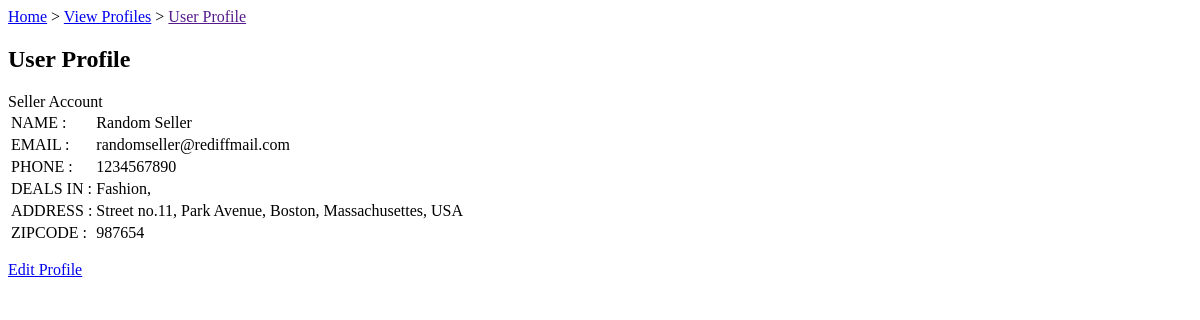
/viewprofile/SID0000002/ (signed in), run on an earlier commit of the app's database.
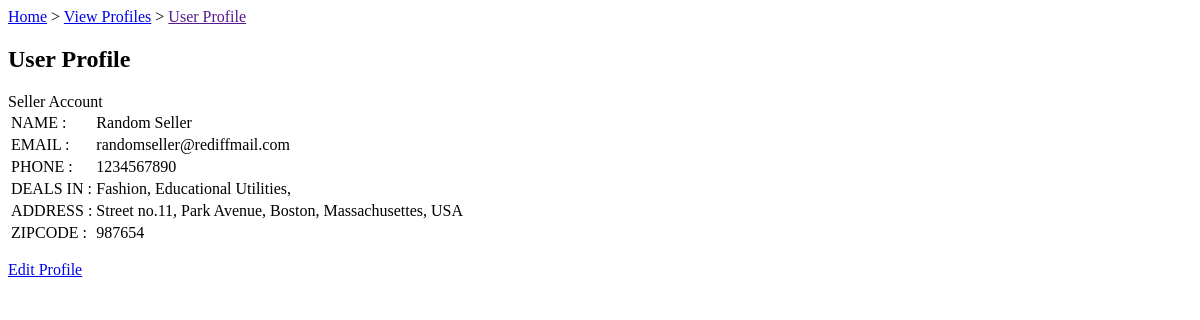
And on a later commit of the database.
### tables this page shows
CREATE TABLE product(
prodID varchar(10) PRIMARY KEY,
name varchar(30) NOT NULL,
quantity integer CHECK(quantity>=0) NOT NULL,
category varchar(30) NOT NULL ,
cost_price decimal(9,2) NOT NULL,
sell_price decimal(9,2) NOT NULL,
description varchar(100),
sellID varchar(10) REFERENCES seller (sellID),
CHECK (sell_price>cost_price)
);

### __init__.py (the view)
@app.route("/viewprofile/<id>/")
def view_profile(id):
    if 'userid' not in session:
        return redirect(url_for('home'))
    userid = session["userid"]
    type = session["type"]
    my = True if userid==id else False
    if not my: profile_type = "Customer" if type=="Seller" else "Seller"
    else: profile_type = type
    det, categories = fetch_details(id, profile_type)   #details
    if len(det)==0:
        abort(404)
    det = det[0]
    return render_template("view_profile.html",
                            type=profile_type,
                            name=det[1],
                            email=det[2],
                            phone=det[3],
                            area=det[4],
                            locality=det[5],
                            city=det[6],
                            state=det[7],
                            country=det[8],
                            zip=det[9],
                            category=(None if profile_type=="Customer" else categories),
                            my=my)

### dbaccess.py (called while the page is built)
def fetch_details(userid, type):
    conn = sqlite3.connect("onlineshop.db")
    cur = conn.cursor()
    if type=="Customer":
        a = cur.execute("SELECT * FROM customer WHERE custID=?", (userid,))
        a = list(a)
        b = []
    elif type=="Seller":
        a = cur.execute("SELECT * FROM seller WHERE sellID=?", (userid,))
        a = list(a)
        b = cur.execute("SELECT DISTINCT(category) from product WHERE sellID=?", (userid,))
        b = [i[0] for i in b ]
    conn.close()
    return a, b

### templates/view_profile.html
<html>
<body>
  <p><a href="/">Home</a> > <a href="/viewprofile/">View Profiles</a> > <a href="">User Profile</a></p>
  <h2>User Profile</h2>
  {{type}} Account
  <table>
    <tr>
      <td>NAME :</td><td>{{name}}</td>
    </tr>
    <tr>
      <td>EMAIL :</td><td>{{email}}</td>
    </tr>
    <tr>
      <td>PHONE :</td><td>{{phone}}</td>
    </tr>
    {% if type=="Seller" %}
    <tr>
      <td>DEALS IN :</td>
      <td>{% for i in category %}
        {{i}},
      {% endfor %}</td>
    </tr>
    {% endif %}
    <tr>
      <td>ADDRESS :</td><td>{{area}}, {{locality}}, {{city}}, {{state}}, {{country}}</td>
    </tr>
    <tr>
      <td>ZIPCODE :</td><td>{{zip}}</td>
    </tr>
  </table>
  {% if my %}
  <p><a href="/editprofile/">Edit Profile</a></p>
  {% endif %}
</body>
</html>

What changed in the data, as far as the page shows it:
added product: category "Educational Utilities"
